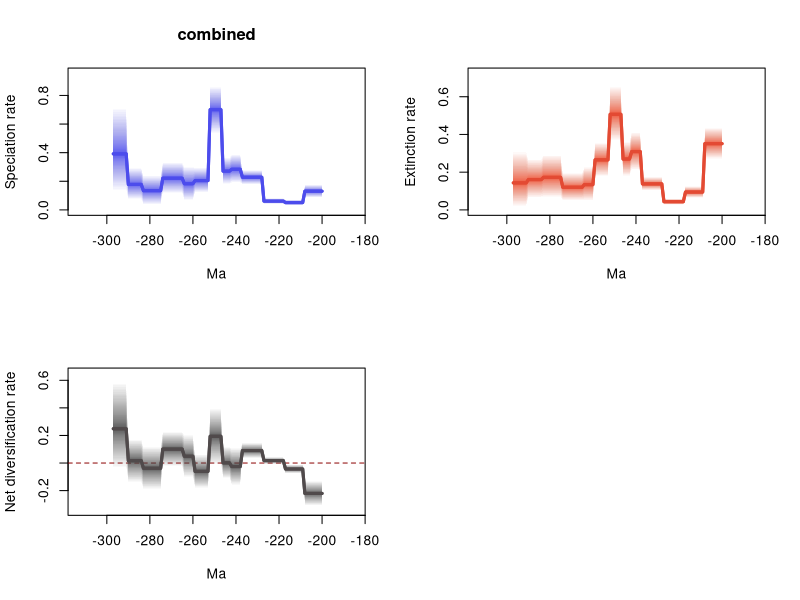

Generate this figure with R:
# 1 files combined:
# 	C:\Users\SimoesLabAdmin\Documents\BDNN_Arielli\updated_occurrence_analyses\model_1\reptilia_terr/combined_9marginal_rates.log

# 95% HPDs calculated using code from Biopy (https://www.cs.auckland.ac.nz/~yhel002/biopy/)

pdf(file='C:/Users/SimoesLabAdmin/Documents/BDNN_Arielli/updated_occurrence_analyses/model_1/reptilia_terr/combined_9marginal_rates_RTT.pdf',width=10.8, height=8.4)
par(mfrow=c(2,2))
library(scales)
plot_RTT <- function (age,hpd_M,hpd_m,mean_m,color){
    N=100
    beta=(1:(N-1))/N
    alpha_shape=0.25
    cat=1-(beta^(1./alpha_shape))
    for (i in 1:(N-1)){
        trans= 1/N + 2/N
        polygon(c(age, rev(age)), c(hpd_M-((hpd_M-mean_m)*cat[i]), rev(hpd_m+((mean_m-hpd_m)*cat[i]))), col = alpha(color,trans), border = NA)
    }
    lines(rev(age), rev(mean_m), col = color, lwd=3)
}
    
L_hpd_m95=c(NA, NA,NA,NA,NA,NA,NA,NA,NA,NA,NA,NA,NA,NA,NA,NA,NA,NA,NA,NA,NA,NA,NA,NA,NA,NA,NA,NA,NA,NA,NA,NA,NA,NA,NA,NA,NA,NA,NA,NA,NA,NA,NA,NA,NA,NA,NA,NA,NA,NA,NA,NA,NA,NA,NA,NA,NA,NA,NA,NA,NA,NA,NA,NA,NA,NA,NA,NA,NA,NA,NA,NA,NA,NA,NA,NA,NA,NA,NA,NA,NA,NA,NA,NA,NA,NA,NA,NA,NA,NA,NA,NA,NA,NA,NA,NA,NA,NA,NA,NA,NA,NA,NA,NA,NA,NA,NA,NA,NA,NA,NA,NA,NA,NA,NA,NA,NA,NA,NA,NA,NA,NA,NA,NA,NA,NA,NA,NA,NA,NA,NA,NA,NA,NA,NA,NA,NA,NA,NA,NA,NA,NA,NA,NA,NA,NA,NA,NA,NA,NA,NA,NA,NA,NA,NA,NA,NA,NA,NA,NA,NA,NA,NA,NA,NA,NA,NA,NA,NA,NA,NA,NA,NA,NA,NA,NA,NA,NA,NA,NA,NA,NA,NA,NA,NA,NA,NA,NA,NA,NA,NA,NA,NA,NA,NA,NA,NA,NA,NA,NA,0.086023,0.086023,0.086023,0.086023,0.086023,0.086023,0.086023,0.086023,0.086023,0.031698,0.031698,0.031698,0.031698,0.031698,0.031698,0.031698,0.031698,0.031698,0.041806,0.041806,0.041806,0.041806,0.041806,0.041806,0.041806,0.041806,0.041806,0.041806,0.177779,0.177779,0.177779,0.177779,0.177779,0.177779,0.177779,0.177779,0.177779,0.177779,0.18818,0.18818,0.18818,0.18818,0.18818,0.180817,0.180817,0.180817,0.180817,0.531938,0.531938,0.531938,0.531938,0.531938,0.531938,0.120199,0.120199,0.120199,0.120199,0.120199,0.120199,0.120199,0.064854,0.064854,0.064854,0.064854,0.064854,0.115763,0.115763,0.115763,0.115763,0.115763,0.115763,0.115763,0.115763,0.115763,0.115763,0.03628,0.03628,0.03628,0.03628,0.03628,0.03628,0.03628,0.03628,0.03628,0.071736,0.071736,0.071736,0.071736,0.071736,0.071736,0.071736,0.126809,0.126809,0.126809,0.126809,0.126809,0.126809,0.126809)
L_hpd_M95=c(NA, NA,NA,NA,NA,NA,NA,NA,NA,NA,NA,NA,NA,NA,NA,NA,NA,NA,NA,NA,NA,NA,NA,NA,NA,NA,NA,NA,NA,NA,NA,NA,NA,NA,NA,NA,NA,NA,NA,NA,NA,NA,NA,NA,NA,NA,NA,NA,NA,NA,NA,NA,NA,NA,NA,NA,NA,NA,NA,NA,NA,NA,NA,NA,NA,NA,NA,NA,NA,NA,NA,NA,NA,NA,NA,NA,NA,NA,NA,NA,NA,NA,NA,NA,NA,NA,NA,NA,NA,NA,NA,NA,NA,NA,NA,NA,NA,NA,NA,NA,NA,NA,NA,NA,NA,NA,NA,NA,NA,NA,NA,NA,NA,NA,NA,NA,NA,NA,NA,NA,NA,NA,NA,NA,NA,NA,NA,NA,NA,NA,NA,NA,NA,NA,NA,NA,NA,NA,NA,NA,NA,NA,NA,NA,NA,NA,NA,NA,NA,NA,NA,NA,NA,NA,NA,NA,NA,NA,NA,NA,NA,NA,NA,NA,NA,NA,NA,NA,NA,NA,NA,NA,NA,NA,NA,NA,NA,NA,NA,NA,NA,NA,NA,NA,NA,NA,NA,NA,NA,NA,NA,NA,NA,NA,NA,NA,NA,NA,NA,NA,0.177356,0.177356,0.177356,0.177356,0.177356,0.177356,0.177356,0.177356,0.177356,0.07202,0.07202,0.07202,0.07202,0.07202,0.07202,0.07202,0.07202,0.07202,0.081715,0.081715,0.081715,0.081715,0.081715,0.081715,0.081715,0.081715,0.081715,0.081715,0.277803,0.277803,0.277803,0.277803,0.277803,0.277803,0.277803,0.277803,0.277803,0.277803,0.389571,0.389571,0.389571,0.389571,0.389571,0.367219,0.367219,0.367219,0.367219,0.866606,0.866606,0.866606,0.866606,0.866606,0.866606,0.297348,0.297348,0.297348,0.297348,0.297348,0.297348,0.297348,0.304236,0.304236,0.304236,0.304236,0.304236,0.335365,0.335365,0.335365,0.335365,0.335365,0.335365,0.335365,0.335365,0.335365,0.335365,0.242516,0.242516,0.242516,0.242516,0.242516,0.242516,0.242516,0.242516,0.242516,0.297195,0.297195,0.297195,0.297195,0.297195,0.297195,0.297195,0.720715,0.720715,0.720715,0.720715,0.720715,0.720715,0.720715)
M_hpd_m95=c(NA, NA,NA,NA,NA,NA,NA,NA,NA,NA,NA,NA,NA,NA,NA,NA,NA,NA,NA,NA,NA,NA,NA,NA,NA,NA,NA,NA,NA,NA,NA,NA,NA,NA,NA,NA,NA,NA,NA,NA,NA,NA,NA,NA,NA,NA,NA,NA,NA,NA,NA,NA,NA,NA,NA,NA,NA,NA,NA,NA,NA,NA,NA,NA,NA,NA,NA,NA,NA,NA,NA,NA,NA,NA,NA,NA,NA,NA,NA,NA,NA,NA,NA,NA,NA,NA,NA,NA,NA,NA,NA,NA,NA,NA,NA,NA,NA,NA,NA,NA,NA,NA,NA,NA,NA,NA,NA,NA,NA,NA,NA,NA,NA,NA,NA,NA,NA,NA,NA,NA,NA,NA,NA,NA,NA,NA,NA,NA,NA,NA,NA,NA,NA,NA,NA,NA,NA,NA,NA,NA,NA,NA,NA,NA,NA,NA,NA,NA,NA,NA,NA,NA,NA,NA,NA,NA,NA,NA,NA,NA,NA,NA,NA,NA,NA,NA,NA,NA,NA,NA,NA,NA,NA,NA,NA,NA,NA,NA,NA,NA,NA,NA,NA,NA,NA,NA,NA,NA,NA,NA,NA,NA,NA,NA,NA,NA,NA,NA,NA,NA,0.269137,0.269137,0.269137,0.269137,0.269137,0.269137,0.269137,0.269137,0.269137,0.063907,0.063907,0.063907,0.063907,0.063907,0.063907,0.063907,0.063907,0.063907,0.027898,0.027898,0.027898,0.027898,0.027898,0.027898,0.027898,0.027898,0.027898,0.027898,0.103791,0.103791,0.103791,0.103791,0.103791,0.103791,0.103791,0.103791,0.103791,0.103791,0.211741,0.211741,0.211741,0.211741,0.211741,0.177226,0.177226,0.177226,0.177226,0.363503,0.363503,0.363503,0.363503,0.363503,0.363503,0.175673,0.175673,0.175673,0.175673,0.175673,0.175673,0.175673,0.04784,0.04784,0.04784,0.04784,0.04784,0.047503,0.047503,0.047503,0.047503,0.047503,0.047503,0.047503,0.047503,0.047503,0.047503,0.064549,0.064549,0.064549,0.064549,0.064549,0.064549,0.064549,0.064549,0.064549,0.063333,0.063333,0.063333,0.063333,0.063333,0.063333,0.063333,0.017856,0.017856,0.017856,0.017856,0.017856,0.017856,0.017856)
M_hpd_M95=c(NA, NA,NA,NA,NA,NA,NA,NA,NA,NA,NA,NA,NA,NA,NA,NA,NA,NA,NA,NA,NA,NA,NA,NA,NA,NA,NA,NA,NA,NA,NA,NA,NA,NA,NA,NA,NA,NA,NA,NA,NA,NA,NA,NA,NA,NA,NA,NA,NA,NA,NA,NA,NA,NA,NA,NA,NA,NA,NA,NA,NA,NA,NA,NA,NA,NA,NA,NA,NA,NA,NA,NA,NA,NA,NA,NA,NA,NA,NA,NA,NA,NA,NA,NA,NA,NA,NA,NA,NA,NA,NA,NA,NA,NA,NA,NA,NA,NA,NA,NA,NA,NA,NA,NA,NA,NA,NA,NA,NA,NA,NA,NA,NA,NA,NA,NA,NA,NA,NA,NA,NA,NA,NA,NA,NA,NA,NA,NA,NA,NA,NA,NA,NA,NA,NA,NA,NA,NA,NA,NA,NA,NA,NA,NA,NA,NA,NA,NA,NA,NA,NA,NA,NA,NA,NA,NA,NA,NA,NA,NA,NA,NA,NA,NA,NA,NA,NA,NA,NA,NA,NA,NA,NA,NA,NA,NA,NA,NA,NA,NA,NA,NA,NA,NA,NA,NA,NA,NA,NA,NA,NA,NA,NA,NA,NA,NA,NA,NA,NA,NA,0.437642,0.437642,0.437642,0.437642,0.437642,0.437642,0.437642,0.437642,0.437642,0.125424,0.125424,0.125424,0.125424,0.125424,0.125424,0.125424,0.125424,0.125424,0.060165,0.060165,0.060165,0.060165,0.060165,0.060165,0.060165,0.060165,0.060165,0.060165,0.174827,0.174827,0.174827,0.174827,0.174827,0.174827,0.174827,0.174827,0.174827,0.174827,0.413481,0.413481,0.413481,0.413481,0.413481,0.364088,0.364088,0.364088,0.364088,0.657331,0.657331,0.657331,0.657331,0.657331,0.657331,0.359189,0.359189,0.359189,0.359189,0.359189,0.359189,0.359189,0.228924,0.228924,0.228924,0.228924,0.228924,0.198082,0.198082,0.198082,0.198082,0.198082,0.198082,0.198082,0.198082,0.198082,0.198082,0.292458,0.292458,0.292458,0.292458,0.292458,0.292458,0.292458,0.292458,0.292458,0.270405,0.270405,0.270405,0.270405,0.270405,0.270405,0.270405,0.311137,0.311137,0.311137,0.311137,0.311137,0.311137,0.311137)
R_hpd_m95=c(NA, NA,NA,NA,NA,NA,NA,NA,NA,NA,NA,NA,NA,NA,NA,NA,NA,NA,NA,NA,NA,NA,NA,NA,NA,NA,NA,NA,NA,NA,NA,NA,NA,NA,NA,NA,NA,NA,NA,NA,NA,NA,NA,NA,NA,NA,NA,NA,NA,NA,NA,NA,NA,NA,NA,NA,NA,NA,NA,NA,NA,NA,NA,NA,NA,NA,NA,NA,NA,NA,NA,NA,NA,NA,NA,NA,NA,NA,NA,NA,NA,NA,NA,NA,NA,NA,NA,NA,NA,NA,NA,NA,NA,NA,NA,NA,NA,NA,NA,NA,NA,NA,NA,NA,NA,NA,NA,NA,NA,NA,NA,NA,NA,NA,NA,NA,NA,NA,NA,NA,NA,NA,NA,NA,NA,NA,NA,NA,NA,NA,NA,NA,NA,NA,NA,NA,NA,NA,NA,NA,NA,NA,NA,NA,NA,NA,NA,NA,NA,NA,NA,NA,NA,NA,NA,NA,NA,NA,NA,NA,NA,NA,NA,NA,NA,NA,NA,NA,NA,NA,NA,NA,NA,NA,NA,NA,NA,NA,NA,NA,NA,NA,NA,NA,NA,NA,NA,NA,NA,NA,NA,NA,NA,NA,NA,NA,NA,NA,NA,NA,-0.308983,-0.308983,-0.308983,-0.308983,-0.308983,-0.308983,-0.308983,-0.308983,-0.308983,-0.075111,-0.075111,-0.075111,-0.075111,-0.075111,-0.075111,-0.075111,-0.075111,-0.075111,-0.007327,-0.007327,-0.007327,-0.007327,-0.007327,-0.007327,-0.007327,-0.007327,-0.007327,-0.007327,0.034581,0.034581,0.034581,0.034581,0.034581,0.034581,0.034581,0.034581,0.034581,0.034581,-0.161469,-0.161469,-0.161469,-0.161469,-0.161469,-0.113172,-0.113172,-0.113172,-0.113172,-0.013342,-0.013342,-0.013342,-0.013342,-0.013342,-0.013342,-0.184242,-0.184242,-0.184242,-0.184242,-0.184242,-0.184242,-0.184242,-0.107005,-0.107005,-0.107005,-0.107005,-0.107005,-0.026105,-0.026105,-0.026105,-0.026105,-0.026105,-0.026105,-0.026105,-0.026105,-0.026105,-0.026105,-0.193618,-0.193618,-0.193618,-0.193618,-0.193618,-0.193618,-0.193618,-0.193618,-0.193618,-0.143625,-0.143625,-0.143625,-0.143625,-0.143625,-0.143625,-0.143625,-0.042615,-0.042615,-0.042615,-0.042615,-0.042615,-0.042615,-0.042615)
R_hpd_M95=c(NA, NA,NA,NA,NA,NA,NA,NA,NA,NA,NA,NA,NA,NA,NA,NA,NA,NA,NA,NA,NA,NA,NA,NA,NA,NA,NA,NA,NA,NA,NA,NA,NA,NA,NA,NA,NA,NA,NA,NA,NA,NA,NA,NA,NA,NA,NA,NA,NA,NA,NA,NA,NA,NA,NA,NA,NA,NA,NA,NA,NA,NA,NA,NA,NA,NA,NA,NA,NA,NA,NA,NA,NA,NA,NA,NA,NA,NA,NA,NA,NA,NA,NA,NA,NA,NA,NA,NA,NA,NA,NA,NA,NA,NA,NA,NA,NA,NA,NA,NA,NA,NA,NA,NA,NA,NA,NA,NA,NA,NA,NA,NA,NA,NA,NA,NA,NA,NA,NA,NA,NA,NA,NA,NA,NA,NA,NA,NA,NA,NA,NA,NA,NA,NA,NA,NA,NA,NA,NA,NA,NA,NA,NA,NA,NA,NA,NA,NA,NA,NA,NA,NA,NA,NA,NA,NA,NA,NA,NA,NA,NA,NA,NA,NA,NA,NA,NA,NA,NA,NA,NA,NA,NA,NA,NA,NA,NA,NA,NA,NA,NA,NA,NA,NA,NA,NA,NA,NA,NA,NA,NA,NA,NA,NA,NA,NA,NA,NA,NA,NA,-0.1278,-0.1278,-0.1278,-0.1278,-0.1278,-0.1278,-0.1278,-0.1278,-0.1278,-0.010111,-0.010111,-0.010111,-0.010111,-0.010111,-0.010111,-0.010111,-0.010111,-0.010111,0.043354,0.043354,0.043354,0.043354,0.043354,0.043354,0.043354,0.043354,0.043354,0.043354,0.1467,0.1467,0.1467,0.1467,0.1467,0.1467,0.1467,0.1467,0.1467,0.1467,0.11254,0.11254,0.11254,0.11254,0.11254,0.121714,0.121714,0.121714,0.121714,0.397128,0.397128,0.397128,0.397128,0.397128,0.397128,0.064859,0.064859,0.064859,0.064859,0.064859,0.064859,0.064859,0.207137,0.207137,0.207137,0.207137,0.207137,0.229331,0.229331,0.229331,0.229331,0.229331,0.229331,0.229331,0.229331,0.229331,0.229331,0.122802,0.122802,0.122802,0.122802,0.122802,0.122802,0.122802,0.122802,0.122802,0.175628,0.175628,0.175628,0.175628,0.175628,0.175628,0.175628,0.590219,0.590219,0.590219,0.590219,0.590219,0.590219,0.590219)
L_mean=c(NA, NA,NA,NA,NA,NA,NA,NA,NA,NA,NA,NA,NA,NA,NA,NA,NA,NA,NA,NA,NA,NA,NA,NA,NA,NA,NA,NA,NA,NA,NA,NA,NA,NA,NA,NA,NA,NA,NA,NA,NA,NA,NA,NA,NA,NA,NA,NA,NA,NA,NA,NA,NA,NA,NA,NA,NA,NA,NA,NA,NA,NA,NA,NA,NA,NA,NA,NA,NA,NA,NA,NA,NA,NA,NA,NA,NA,NA,NA,NA,NA,NA,NA,NA,NA,NA,NA,NA,NA,NA,NA,NA,NA,NA,NA,NA,NA,NA,NA,NA,NA,NA,NA,NA,NA,NA,NA,NA,NA,NA,NA,NA,NA,NA,NA,NA,NA,NA,NA,NA,NA,NA,NA,NA,NA,NA,NA,NA,NA,NA,NA,NA,NA,NA,NA,NA,NA,NA,NA,NA,NA,NA,NA,NA,NA,NA,NA,NA,NA,NA,NA,NA,NA,NA,NA,NA,NA,NA,NA,NA,NA,NA,NA,NA,NA,NA,NA,NA,NA,NA,NA,NA,NA,NA,NA,NA,NA,NA,NA,NA,NA,NA,NA,NA,NA,NA,NA,NA,NA,NA,NA,NA,NA,NA,NA,NA,NA,NA,NA,NA,0.130637889790123,0.130637889790123,0.130637889790123,0.130637889790123,0.130637889790123,0.130637889790123,0.130637889790123,0.130637889790123,0.130637889790123,0.051272145209877,0.051272145209877,0.051272145209877,0.051272145209877,0.051272145209877,0.051272145209877,0.051272145209877,0.051272145209877,0.051272145209877,0.061151621567901,0.061151621567901,0.061151621567901,0.061151621567901,0.061151621567901,0.061151621567901,0.061151621567901,0.061151621567901,0.061151621567901,0.061151621567901,0.228070120222222,0.228070120222222,0.228070120222222,0.228070120222222,0.228070120222222,0.228070120222222,0.228070120222222,0.228070120222222,0.228070120222222,0.228070120222222,0.283924836617284,0.283924836617284,0.283924836617284,0.283924836617284,0.283924836617284,0.270871061407407,0.270871061407407,0.270871061407407,0.270871061407407,0.700569904975309,0.700569904975309,0.700569904975309,0.700569904975309,0.700569904975309,0.700569904975309,0.204809936518519,0.204809936518519,0.204809936518519,0.204809936518519,0.204809936518519,0.204809936518519,0.204809936518519,0.183121371419753,0.183121371419753,0.183121371419753,0.183121371419753,0.183121371419753,0.221096387296296,0.221096387296296,0.221096387296296,0.221096387296296,0.221096387296296,0.221096387296296,0.221096387296296,0.221096387296296,0.221096387296296,0.221096387296296,0.134383189444444,0.134383189444444,0.134383189444444,0.134383189444444,0.134383189444444,0.134383189444444,0.134383189444444,0.134383189444444,0.134383189444444,0.17774286362963,0.17774286362963,0.17774286362963,0.17774286362963,0.17774286362963,0.17774286362963,0.17774286362963,0.391771910135803,0.391771910135803,0.391771910135803,0.391771910135803,0.391771910135803,0.391771910135803,0.391771910135803)
M_mean=c(NA, NA,NA,NA,NA,NA,NA,NA,NA,NA,NA,NA,NA,NA,NA,NA,NA,NA,NA,NA,NA,NA,NA,NA,NA,NA,NA,NA,NA,NA,NA,NA,NA,NA,NA,NA,NA,NA,NA,NA,NA,NA,NA,NA,NA,NA,NA,NA,NA,NA,NA,NA,NA,NA,NA,NA,NA,NA,NA,NA,NA,NA,NA,NA,NA,NA,NA,NA,NA,NA,NA,NA,NA,NA,NA,NA,NA,NA,NA,NA,NA,NA,NA,NA,NA,NA,NA,NA,NA,NA,NA,NA,NA,NA,NA,NA,NA,NA,NA,NA,NA,NA,NA,NA,NA,NA,NA,NA,NA,NA,NA,NA,NA,NA,NA,NA,NA,NA,NA,NA,NA,NA,NA,NA,NA,NA,NA,NA,NA,NA,NA,NA,NA,NA,NA,NA,NA,NA,NA,NA,NA,NA,NA,NA,NA,NA,NA,NA,NA,NA,NA,NA,NA,NA,NA,NA,NA,NA,NA,NA,NA,NA,NA,NA,NA,NA,NA,NA,NA,NA,NA,NA,NA,NA,NA,NA,NA,NA,NA,NA,NA,NA,NA,NA,NA,NA,NA,NA,NA,NA,NA,NA,NA,NA,NA,NA,NA,NA,NA,NA,0.351122994407407,0.351122994407407,0.351122994407407,0.351122994407407,0.351122994407407,0.351122994407407,0.351122994407407,0.351122994407407,0.351122994407407,0.094572237012346,0.094572237012346,0.094572237012346,0.094572237012346,0.094572237012346,0.094572237012346,0.094572237012346,0.094572237012346,0.094572237012346,0.043316108592593,0.043316108592593,0.043316108592593,0.043316108592593,0.043316108592593,0.043316108592593,0.043316108592593,0.043316108592593,0.043316108592593,0.043316108592593,0.137933050580247,0.137933050580247,0.137933050580247,0.137933050580247,0.137933050580247,0.137933050580247,0.137933050580247,0.137933050580247,0.137933050580247,0.137933050580247,0.309156883345679,0.309156883345679,0.309156883345679,0.309156883345679,0.309156883345679,0.269587129617284,0.269587129617284,0.269587129617284,0.269587129617284,0.506797689308642,0.506797689308642,0.506797689308642,0.506797689308642,0.506797689308642,0.506797689308642,0.265285202172839,0.265285202172839,0.265285202172839,0.265285202172839,0.265285202172839,0.265285202172839,0.265285202172839,0.133955508061728,0.133955508061728,0.133955508061728,0.133955508061728,0.133955508061728,0.120030306975309,0.120030306975309,0.120030306975309,0.120030306975309,0.120030306975309,0.120030306975309,0.120030306975309,0.120030306975309,0.120030306975309,0.120030306975309,0.17228962217284,0.17228962217284,0.17228962217284,0.17228962217284,0.17228962217284,0.17228962217284,0.17228962217284,0.17228962217284,0.17228962217284,0.160674216148148,0.160674216148148,0.160674216148148,0.160674216148148,0.160674216148148,0.160674216148148,0.160674216148148,0.143232290530864,0.143232290530864,0.143232290530864,0.143232290530864,0.143232290530864,0.143232290530864,0.143232290530864)
R_mean=c(NA, NA,NA,NA,NA,NA,NA,NA,NA,NA,NA,NA,NA,NA,NA,NA,NA,NA,NA,NA,NA,NA,NA,NA,NA,NA,NA,NA,NA,NA,NA,NA,NA,NA,NA,NA,NA,NA,NA,NA,NA,NA,NA,NA,NA,NA,NA,NA,NA,NA,NA,NA,NA,NA,NA,NA,NA,NA,NA,NA,NA,NA,NA,NA,NA,NA,NA,NA,NA,NA,NA,NA,NA,NA,NA,NA,NA,NA,NA,NA,NA,NA,NA,NA,NA,NA,NA,NA,NA,NA,NA,NA,NA,NA,NA,NA,NA,NA,NA,NA,NA,NA,NA,NA,NA,NA,NA,NA,NA,NA,NA,NA,NA,NA,NA,NA,NA,NA,NA,NA,NA,NA,NA,NA,NA,NA,NA,NA,NA,NA,NA,NA,NA,NA,NA,NA,NA,NA,NA,NA,NA,NA,NA,NA,NA,NA,NA,NA,NA,NA,NA,NA,NA,NA,NA,NA,NA,NA,NA,NA,NA,NA,NA,NA,NA,NA,NA,NA,NA,NA,NA,NA,NA,NA,NA,NA,NA,NA,NA,NA,NA,NA,NA,NA,NA,NA,NA,NA,NA,NA,NA,NA,NA,NA,NA,NA,NA,NA,NA,NA,-0.220485103345679,-0.220485103345679,-0.220485103345679,-0.220485103345679,-0.220485103345679,-0.220485103345679,-0.220485103345679,-0.220485103345679,-0.220485103345679,-0.04330009208642,-0.04330009208642,-0.04330009208642,-0.04330009208642,-0.04330009208642,-0.04330009208642,-0.04330009208642,-0.04330009208642,-0.04330009208642,0.017835515493827,0.017835515493827,0.017835515493827,0.017835515493827,0.017835515493827,0.017835515493827,0.017835515493827,0.017835515493827,0.017835515493827,0.017835515493827,0.090137070901235,0.090137070901235,0.090137070901235,0.090137070901235,0.090137070901235,0.090137070901235,0.090137070901235,0.090137070901235,0.090137070901235,0.090137070901235,-0.025232047222222,-0.025232047222222,-0.025232047222222,-0.025232047222222,-0.025232047222222,0.001283930098765,0.001283930098765,0.001283930098765,0.001283930098765,0.193772214864198,0.193772214864198,0.193772214864198,0.193772214864198,0.193772214864198,0.193772214864198,-0.060475266814815,-0.060475266814815,-0.060475266814815,-0.060475266814815,-0.060475266814815,-0.060475266814815,-0.060475266814815,0.049165862037037,0.049165862037037,0.049165862037037,0.049165862037037,0.049165862037037,0.10106608037037,0.10106608037037,0.10106608037037,0.10106608037037,0.10106608037037,0.10106608037037,0.10106608037037,0.10106608037037,0.10106608037037,0.10106608037037,-0.037906432716049,-0.037906432716049,-0.037906432716049,-0.037906432716049,-0.037906432716049,-0.037906432716049,-0.037906432716049,-0.037906432716049,-0.037906432716049,0.017068645925926,0.017068645925926,0.017068645925926,0.017068645925926,0.017068645925926,0.017068645925926,0.017068645925926,0.248539623432099,0.248539623432099,0.248539623432099,0.248539623432099,0.248539623432099,0.248539623432099,0.248539623432099)
trans=0.5
age=(0:(298-1))* -1
plot(age,age,type = 'n', ylim = c(0, 0.9532666000000001), xlim = c(-312.9,-185.1), ylab = 'Speciation rate', xlab = 'Ma',main='combined' )
plot_RTT(age,L_hpd_M95,L_hpd_m95,L_mean,"#4c4cec")
lines(rev(age), rev(L_mean), col = "#4c4cec", lwd=3)
plot(age,age,type = 'n', ylim = c(0, 0.7230641000000001), xlim = c(-312.9,-185.1), ylab = 'Extinction rate', xlab = 'Ma' )
plot_RTT(age,M_hpd_M95,M_hpd_m95,M_mean,"#e34a33")
lines(rev(age), rev(M_mean), col = "#e34a33", lwd=3)
plot(age,age,type = 'n', ylim = c(-0.33988130000000005, 0.6492409000000001), xlim = c(-312.9,-185.1), ylab = 'Net diversification rate', xlab = 'Ma' )
abline(h=0,lty=2,col="darkred")
plot_RTT(age,R_hpd_M95,R_hpd_m95,R_mean,"#504A4B")
lines(rev(age), rev(R_mean), col = "#504A4B", lwd=3)
n <- dev.off()
